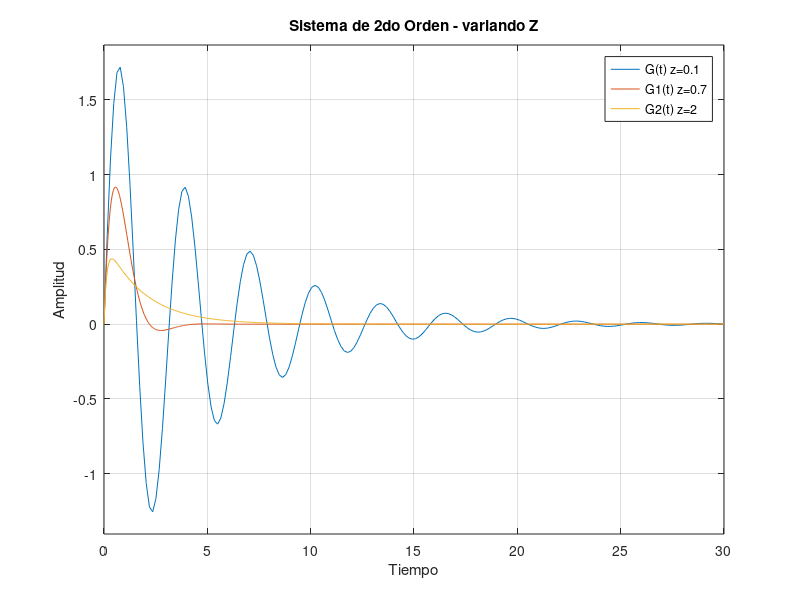
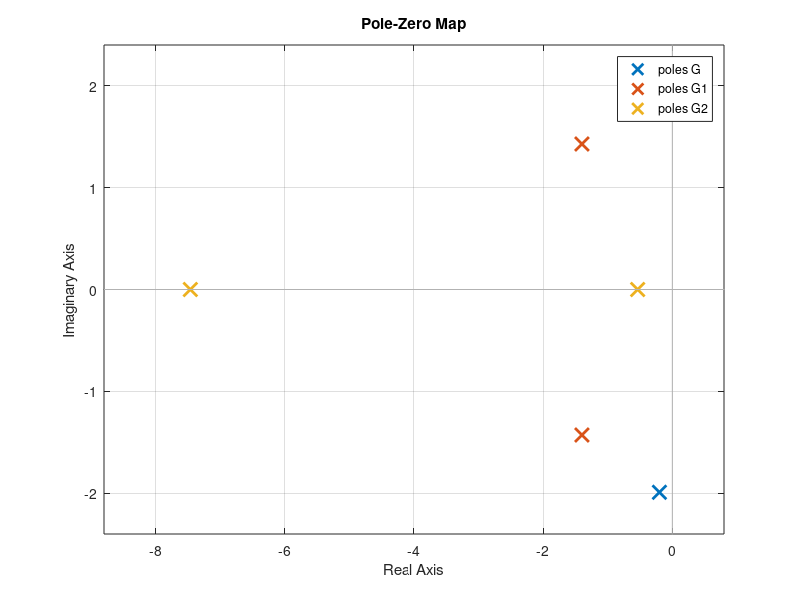

Write MATLAB code to recreate these figures, in order.
%% Ejercicio 7 - SSO Impulso
hold on;                        % graficar +1 graficas en el mismo pop-up

wn = 2;
z = 0.1;                        % SUBAMORTIGUADO

num = [wn^2];
den = [1 (2*z*wn) wn^2];
G = tf(num, den)                % FT
    % oscila, con exponencial negativa

%---------------z = 1-----------------------------------------
z = 0.7;                          % CRITICAMENTE AMORTIGUADO
num = [wn^2];
den = [1 (2*z*wn) wn^2];
G1 = tf(num, den)                
%---------------z = 2----------------------------------------
z = 2;                          % SOBREAMORTIGUADO
num = [wn^2];
den = [1 (2*z*wn) wn^2];
G2 = tf(num, den)                

%-------------Graficando Impulso----------------------------
impulse(G, G1, G2)              % funcion Impulso
    xlabel('Tiempo');
    ylabel('Amplitud');
    title('Sistema de 2do Orden - variando Z');
    legend('G(t) z=0.1', 'G1(t) z=0.7', 'G2(t) z=2')

hold off;

figure(2);
pzmap(G,G1,G2);                 
    % grafica los polos (complejos conjugados)
    % tenemos 2 pares de complejos conjugados
